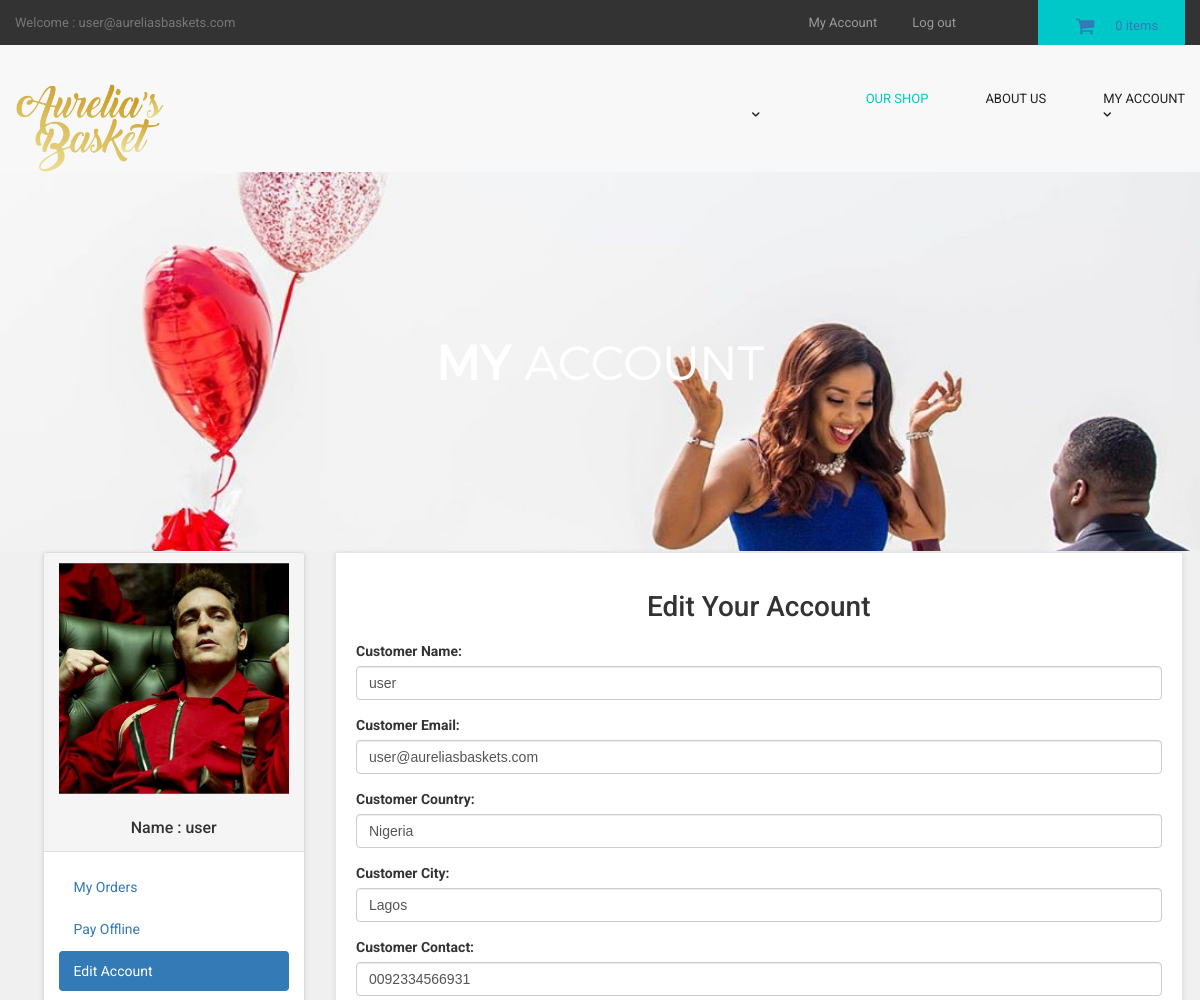
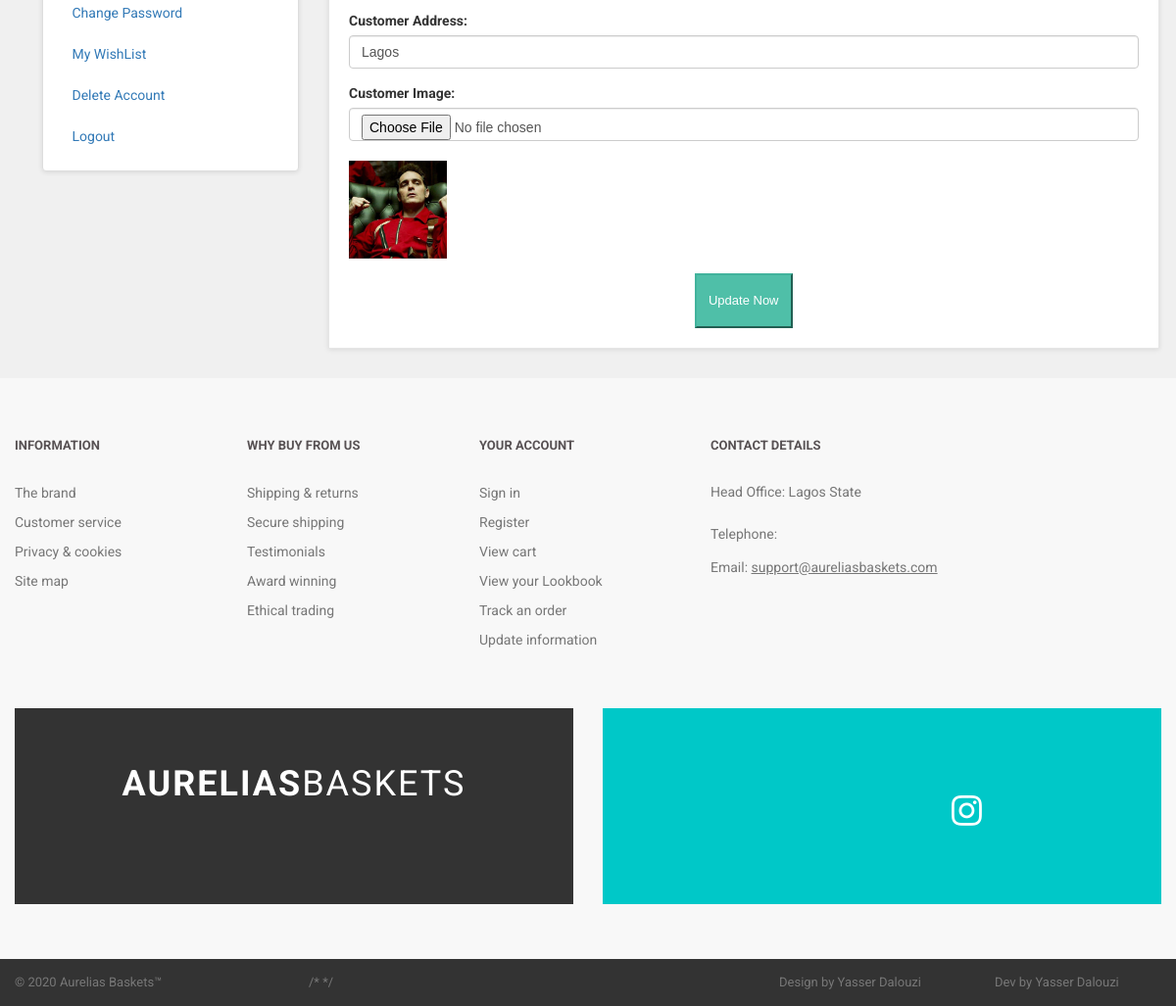
/customer/my_account.php?edit_account (signed in), run on the app's committed database (2 pictures, top to bottom).
### tables this page shows
CREATE TABLE `customers` (
  `customer_id` int(10) NOT NULL,
  `customer_name` varchar(255) NOT NULL,
  `customer_email` varchar(255) NOT NULL,
  `customer_pass` varchar(255) NOT NULL,
  `customer_country` text NOT NULL,
  `customer_city` text NOT NULL,
  `customer_contact` varchar(255) NOT NULL,
  `customer_address` text NOT NULL,
  `customer_image` text NOT NULL,
  `customer_ip` varchar(255) NOT NULL,
  `customer_confirm_code` text NOT NULL
);

### customer/edit_account.php (the view, shortened to what this page needs)
<?php
$customer_session = $_SESSION['customer_email'];
$get_customer = "select * from customers where customer_email='$customer_session'";
$run_customer = mysqli_query($con,$get_customer);
$row_customer = mysqli_fetch_array($run_customer);
$customer_name = $row_customer['customer_name'];
$customer_email = $row_customer['customer_email'];
$customer_country = $row_customer['customer_country'];
$customer_city = $row_customer['customer_city'];
$customer_contact = $row_customer['customer_contact'];
$customer_address = $row_customer['customer_address'];
$customer_image = $row_customer['customer_image'];
?>
<h1 align="center" > Edit Your Account </h1>
<form action="" method="post" enctype="multipart/form-data" >
<div class="form-group" >
<label> Customer Name: </label>
<input type="text" name="c_name" class="form-control" required value="<?php echo $customer_name; ?>">
</div>
<div class="form-group" >
<label> Customer Email: </label>
<input type="text" name="c_email" class="form-control" required value="<?php echo $customer_email; ?>">
</div>
<div class="form-group" >
<label> Customer Country: </label>
<input type="text" name="c_country" class="form-control" required value="<?php echo $customer_country; ?>">
</div>
<div class="form-group" >
<label> Customer City: </label>
<input type="text" name="c_city" class="form-control" required value="<?php echo $customer_city; ?>">
</div>
<div class="form-group" >
<label> Customer Contact: </label>
<input type="text" name="c_contact" class="form-control" required value="<?php echo $customer_contact; ?>">
</div>
<div class="form-group" >
<label> Customer Address: </label>
<input type="text" name="c_address" class="form-control" required value="<?php echo $customer_address; ?>">
</div>
<div class="form-group" >
<label> Customer Image: </label>
<input type="file" name="c_image" class="form-control" required ><br>
<img src="customer_images/<?php echo $customer_image; ?>" width="100" height="100" class="img-responsive" >
</div>
<div class="text-center" >
<button name="update" class="btn btn-primary" >
<i class="fa fa-user-md" ></i> Update Now
</button>
</div>
</form>

### customer/includes/sidebar.php
<div class="panel panel-default sidebar-menu">
<div class="panel-heading">
<?php
$customer_session = $_SESSION['customer_email'];
$get_customer = "select * from customers where customer_email='$customer_session'";
$run_customer = mysqli_query($con,$get_customer);
$row_customer = mysqli_fetch_array($run_customer);
$customer_image = $row_customer['customer_image'];
$customer_name = $row_customer['customer_name'];
if(!isset($_SESSION['customer_email'])){
}
else {
echo "
<center>
<img src='customer_images/$customer_image' class='img-responsive'>
</center>
<br>
<h3 align='center' class='panel-title'> Name : $customer_name </h3>
";
}
?>
</div>
<div class="panel-body">
<ul class="nav nav-pills nav-stacked">
<li class="<?php if(isset($_GET['my_orders'])){ echo "active"; } ?>">
<a href="my_account.php?my_orders"> <i class="fa fa-list"> </i> My Orders </a>
</li>
<li class="<?php if(isset($_GET['pay_offline'])){ echo "active"; } ?>">
<a href="my_account.php?pay_offline"> <i class="fa fa-bolt"></i> Pay Offline </a>
</li>
<li class="<?php if(isset($_GET['edit_account'])){ echo "active"; } ?>">
<a href="my_account.php?edit_account"> <i class="fa fa-pencil"></i> Edit Account </a>
</li>
<li class="<?php if(isset($_GET['change_pass'])){ echo "active"; } ?>">
<a href="my_account.php?change_pass"> <i class="fa fa-user"></i> Change Password </a>
</li>
<li class="<?php if(isset($_GET['my_wishlist'])){ echo "active"; } ?>">
<a href="my_account.php?my_wishlist"> <i class="fa fa-heart"></i> My WishList </a>
</li>
<li class="<?php if(isset($_GET['delete_account'])){ echo "active"; } ?>">
<a href="my_account.php?delete_account"> <i class="fa fa-trash-o"></i> Delete Account </a>
</li>
<li>
<a href="logout.php"> <i class="fa fa-sign-out"></i> Logout </a>
</li>
</ul>
</div>
</div>

### customer/styles/backend.css (style rules this page uses)
html { font-family: "Roboto", Helvetica, Arial, sans-serif; line-height: 1.15; -ms-text-size-adjust: 100%; -webkit-text-size-adjust: 100% }
body { margin: 0 }
h1 { font-size: 2em; margin: .67em 0 }
a { background-color: transparent; -webkit-text-decoration-skip: objects }
img { border-style: none }
button, input, optgroup, select, textarea { font-family: sans-serif; font-size: 100%; line-height: 1.15; margin: 0 }
button, input { overflow: visible }
button, select { text-transform: none }
[type=reset], [type=submit], button, html [type=button] { -webkit-appearance: button }
html { box-sizing: border-box }
body { min-width: 1190px; font-family: Montserrat, sans-serif; font-weight: 400; background-color: white; }
img { max-width: 100%; height: auto }
.btn { display: inline-block; vertical-align: top; font-size: 13px; line-height: 40px; text-decoration: none; -webkit-transition: .3s; transition: .3s }

### styles/style.css (style rules this page uses)
body { font-family: "Roboto", Helvetica, Arial, sans-serif; font-size: 14px; line-height: 1.42857143; color: #333333; background-color: #f0f0f0; overflow-x: hidden; }
.btn-primary { color:rgb(255, 255, 255); background-color:rgb(79, 191, 168); border-color:rgb(65, 179, 156); }
#content .panel.sidebar-menu { box-sizing: border-box; box-shadow: 0 1px 5px rgba(0, 0, 0, 0.1); }
#content .panel.sidebar-menu h3 { padding: 5px 0; margin: 0; }

### data on the page
customers: customer_image (placeholder picture), customer_name "user", c_name "user", c_email "user@aureliasbaskets.com", c_country "Nigeria", c_city "Lagos", c_contact "0092334566931", c_address "Lagos"

### other printed values
$_SESSION['customer_email'] "user@aureliasbaskets.com"
$count_items "0"
